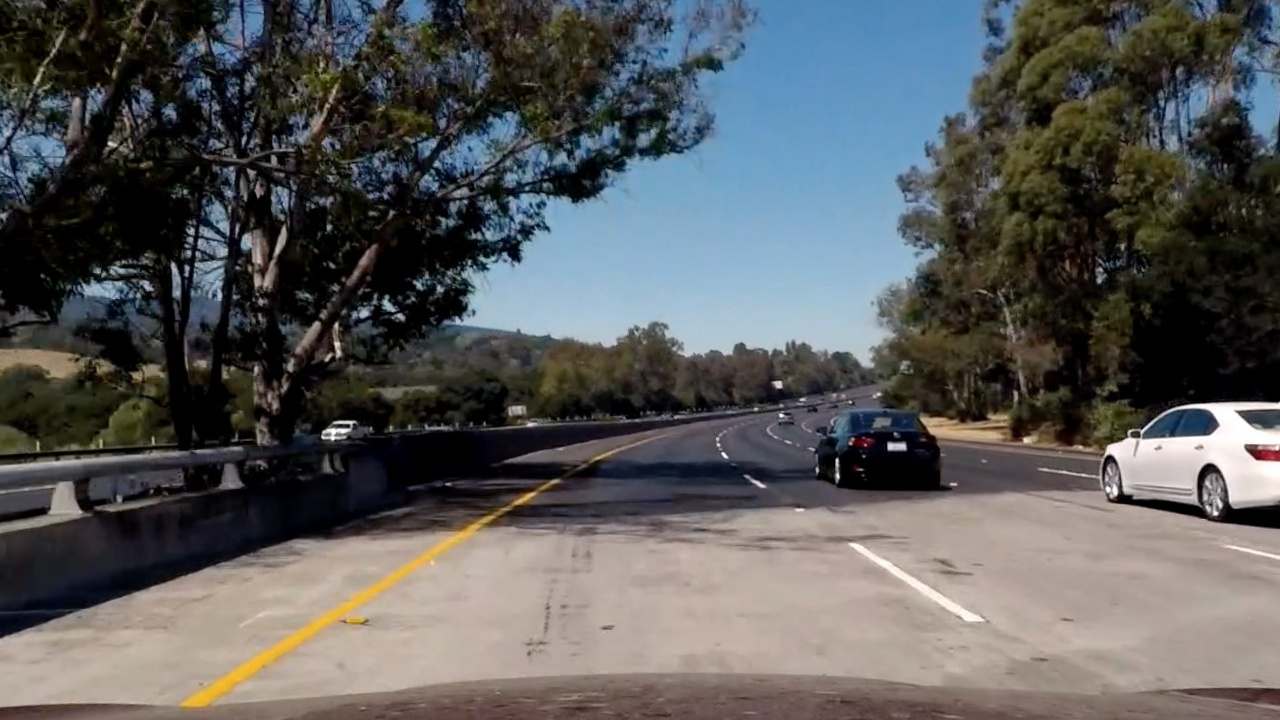
#> input picture output_images/test_images/disorted/undistorted_6.jpg, 1280 x 720 px
$ jupyter execute --allow-errors AdvLaneLine.ipynb   (shell and % lines are left out)
#> lines starting #> are read from the running program, lines starting #| are printed output that depends on the picture
# Self-Driving Car Engineer Nanodegree
## Project: Advanced Finding Lane Lines on the Road
---

## Import packages

[cell 1]
#importing some useful packages
import matplotlib.pyplot as plt
import matplotlib.image as mpimg
import numpy as np
from IPython.core.display import HTML
import cv2
import glob
import pickle
print (cv2.__version__)

[cell 2]
def showImages(list, columns, rows = 1, isGray = False):
    fig = plt.figure(figsize=(columns * 5, rows * 5))
    i = 1
    print("columns=", columns, " rows=", rows, " isGray=", isGray)
    for img in list:
        fig.add_subplot(rows, columns, i)
        i = i + 1
        if(isGray):
            plt.imshow(img, cmap='gray')
        else:
            plt.imshow(img)

    plt.show()  # finally, render the plot

## Camera Calibration and disortion
**Assumptions**
-  equal size of all images

### findChessboardCorners
**find obj points and image points**
- Input folder: \camera_cal\
- Output fodler \camera_cal_out\
- Names: calibrationXx.jpg Xx: 1..20
- Corner : rows(6), collumns(9)

generation of ojbect points (objpoints) and image points (imgpoints)
This variables are used for a later disortion of images

[cell 3]
rows = 6
columns = 9
input_folder = 'camera_cal/'
output_folder = 'output_images/calibration/'
input_file_pattern = 'calibration*.jpg'

# prepare object points, like (0,0,0), (1,0,0), (2,0,0) ....,(6,5,0)
objp = np.zeros((rows*columns,3), np.float32)
objp[:,:2] = np.mgrid[0:rows, 0:columns].T.reshape(-1,2)

# Arrays to store object points and image points from all the images.
objpoints = [] # 3d points in real world space
imgpoints = [] # 2d points in image plane.

# Make a list of calibration images
images = glob.glob(input_folder + input_file_pattern)
# print(images)
#winName = "img"
# opencv.cv.cvSize
# Step through the list and search for chessboard corners

# n : number of images
# n_failed : number of images whre drawChessboardCorners failed
n = 0
n_failed = 0
img_size = None
p = True
for idx, fname in enumerate(images):
    img = cv2.imread(fname)
    # read the image size (assumption: equal size for all images)
    # this variable is uses for camera calibration later
    if img_size == None:
        img_size = (img.shape[1], img.shape[0])
    gray = cv2.cvtColor(img, cv2.COLOR_BGR2GRAY)
    n += 1
    # Find the chessboard corners
    ret, corners = cv2.findChessboardCorners(gray, (rows,columns), None)

    # If found, add object points, image points
    if ret == True:
        objpoints.append(objp)
        imgpoints.append(corners)

        # Draw and display the corners
        cv2.drawChessboardCorners(img, (rows,columns), corners, ret)
        # [5 lines of commented-out code are left out]
        write_name = output_folder + 'corners_found_'+str(idx)+'.jpg'
        if not(cv2.imwrite(write_name, img)):
            print("Error during save " + write_name)
    else:
        n_failed += 1

print("number of images: ", n)
print("number of failed drawChessboardCorners calls:", n_failed)
print("img_size", img_size)

## Camera calibration
- use the output from drawChessboardCorners (ojbect points (objpoints) and image points (imgpoints))
- img_size
- calc the calibration values
- save imporntend parts (mtx and dist) to: output: output_images\calibration\wide_dist_pickle.p

#> (a cell that did not finish here is left out)

### Distortion and transform (the perspective)
- test pictures in : \test_images\*.jpg
- input: mtx, dist from camera calibration
- outputs
    1) disorted: output_images\test_images\disorted
    2) disorted and wrapped: output_images\test_images\disorted_new_perspective

#### Undistortion

[cell 5]
input_folder = 'test_images/'
output_folder = 'output_images/test_images/disorted/'
input_file_pattern = '*.jpg'

# Make a list of test images
images = glob.glob(input_folder + input_file_pattern)
# print(images)
for idx, fname in enumerate(images):
    print(fname)
    img = cv2.imread(fname)
    undist = cv2.undistort(img, mtx, dist, None, mtx)
    write_name = output_folder + 'undistorted_'+str(idx)+'.jpg'
    print(write_name)
    if not(cv2.imwrite(write_name, undist)):
        print("error by save", write_name)
    print("")

#### transfrom

[cell 6]
# use the data from the write up desciption
# 585, 460 	320, 0
# 203, 720 	320, 720
# 1127, 720 	960, 720
# 695, 460 	960, 0
src = np.float32([[585, 460], [203, 720], [1127, 720], [695, 460]])
dst = np.float32([[320, 0], [320, 720], [960, 720], [960, 0]])

[cell 7]
y1_org = 540
y2_org = 451
x1_org = 474
x2_org = 592
x3_org = 841
x4_org = 693

x1_2_persp = 530
y1_persp = 545
x3_4_persp = 730
y2_persp = 450

# src = np.float32([[x1_org, y1_org], [x2_org, y2_org], [x3_org, y1_org], [x4_org, y2_org]])
print("src:", src)

# dst = np.float32([[x1_2_persp, y1_persp], [x1_2_persp, y2_persp ], [x3_4_persp, y1_persp], [x3_4_persp, y2_persp]])
print("dst", dst)
M = cv2.getPerspectiveTransform(src, dst)


img = cv2.imread("output_images/test_images/disorted/undistorted_6.jpg")
#> img is the input picture: shape (720, 1280, 3); mean B, G, R 90.8, 90.6, 89.7
warped = cv2.warpPerspective(img, M, img_size)
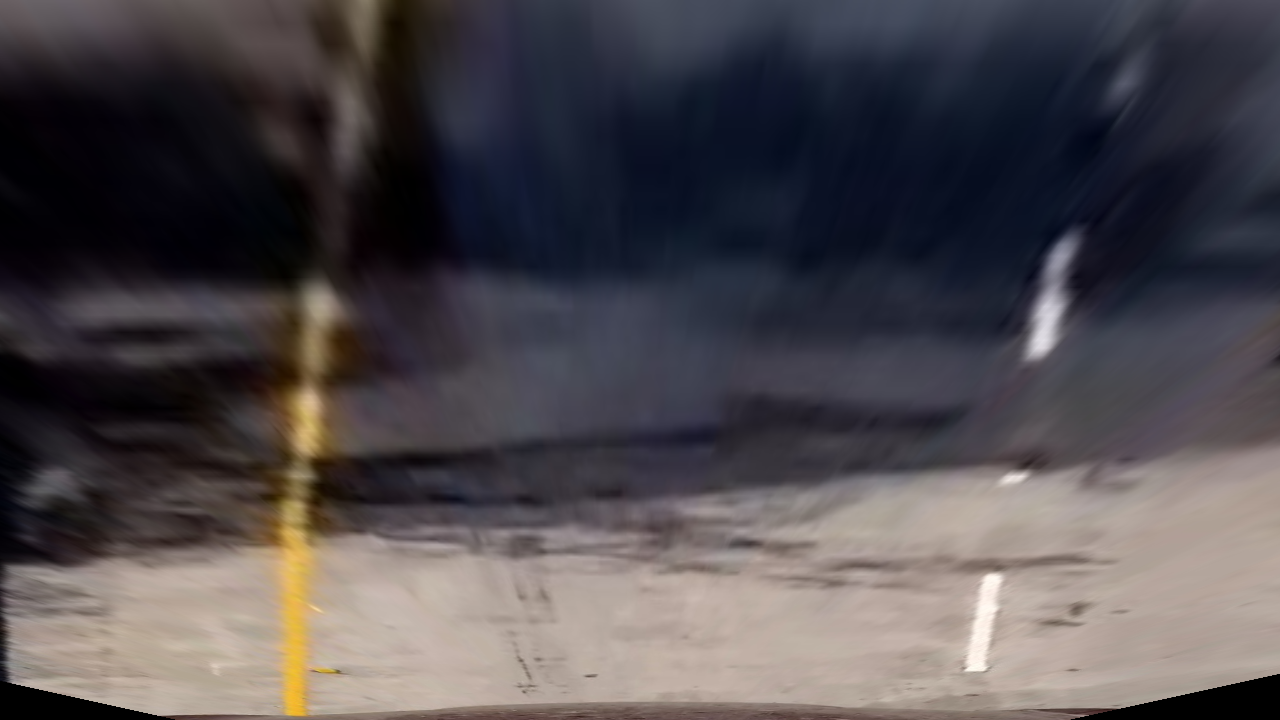
#> warped: shape (720, 1280, 3); mean B, G, R 77.8, 74.3, 79.3
cv2.imwrite("output_images/test_images/disorted/warped_undistorted_6.jpg", warped)
images = [img, warped]
showImages(images,2)
#> (the call stopped at in showImages, `fig = plt.figure(figsize=(columns * 5, rows * 5))`: IPython is not available in this run)
